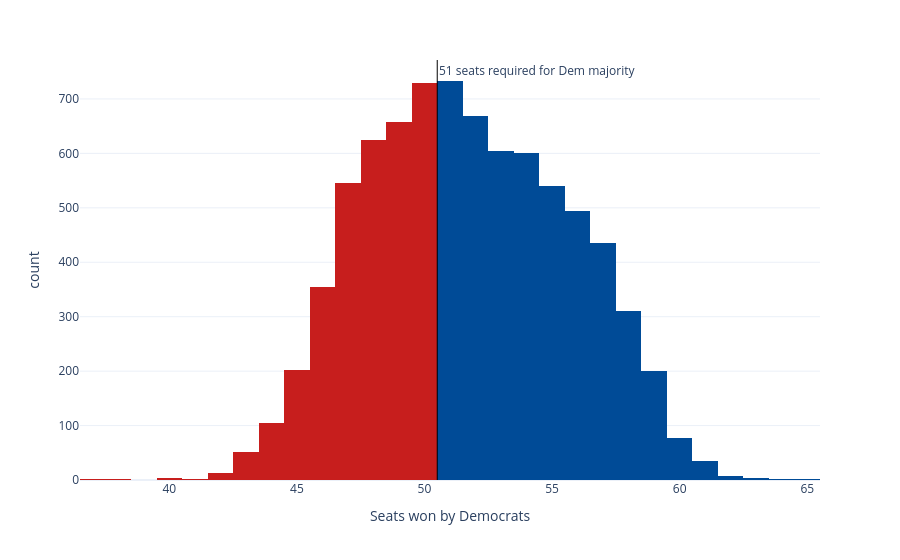

Here is the notebook cell this chart was saved with:
### Code cell
sims_hist = px.histogram(seat_sims, x='seats', nbins=np.unique(seat_sims['seats']).shape[0]*2, color='winner',
                         color_discrete_map={'Democrats': '#004b97', 'Republicans': '#c71e1d'},
                         labels={'seats':'Seats won by Democrats', 'winner': 'Winner'}, template='plotly_white')
sims_hist.update_traces(showlegend=False)
sims_hist.add_vline(x=50.5, line_width=1, line_color='black', annotation_text='51 seats required for Dem majority', 
                    annotation_position='top right')
sims_hist

### Figure 1 — Plotly figure (JSON) as saved in the notebook; plotly's stock layout.template omitted (floating-point values rounded to 4 significant figures; data arrays with more than 128 entries replaced by an {"elided": "..."} marker saying what was removed)
{"data": [{"bingroup": "x", "hovertemplate": "Winner=Democrats<br>Seats won by Democrats=%{x}<br>count=%{y}<extra></extra>", "legendgroup": "Democrats", "marker": {"color": "#004b97", "pattern": {"shape": ""}}, "name": "Democrats", "nbinsx": 56, "orientation": "v", "showlegend": false, "type": "histogram", "x": {"elided": "4713 int values"}, "xaxis": "x", "yaxis": "y"}, {"bingroup": "x", "hovertemplate": "Winner=Republicans<br>Seats won by Democrats=%{x}<br>count=%{y}<extra></extra>", "legendgroup": "Republicans", "marker": {"color": "#c71e1d", "pattern": {"shape": ""}}, "name": "Republicans", "nbinsx": 56, "orientation": "v", "showlegend": false, "type": "histogram", "x": {"elided": "3287 int values"}, "xaxis": "x", "yaxis": "y"}], "layout": {"annotations": [{"showarrow": false, "text": "51 seats required for Dem majority", "x": 50.5, "xanchor": "left", "xref": "x", "y": 1, "yanchor": "top", "yref": "y domain"}], "barmode": "relative", "legend": {"title": {"text": "Winner"}, "tracegroupgap": 0}, "margin": {"t": 60}, "shapes": [{"line": {"color": "black", "width": 1}, "type": "line", "x0": 50.5, "x1": 50.5, "xref": "x", "y0": 0, "y1": 1, "yref": "y domain"}], "xaxis": {"anchor": "y", "domain": [0, 1], "title": {"text": "Seats won by Democrats"}}, "yaxis": {"anchor": "x", "domain": [0, 1], "title": {"text": "count"}}}}
